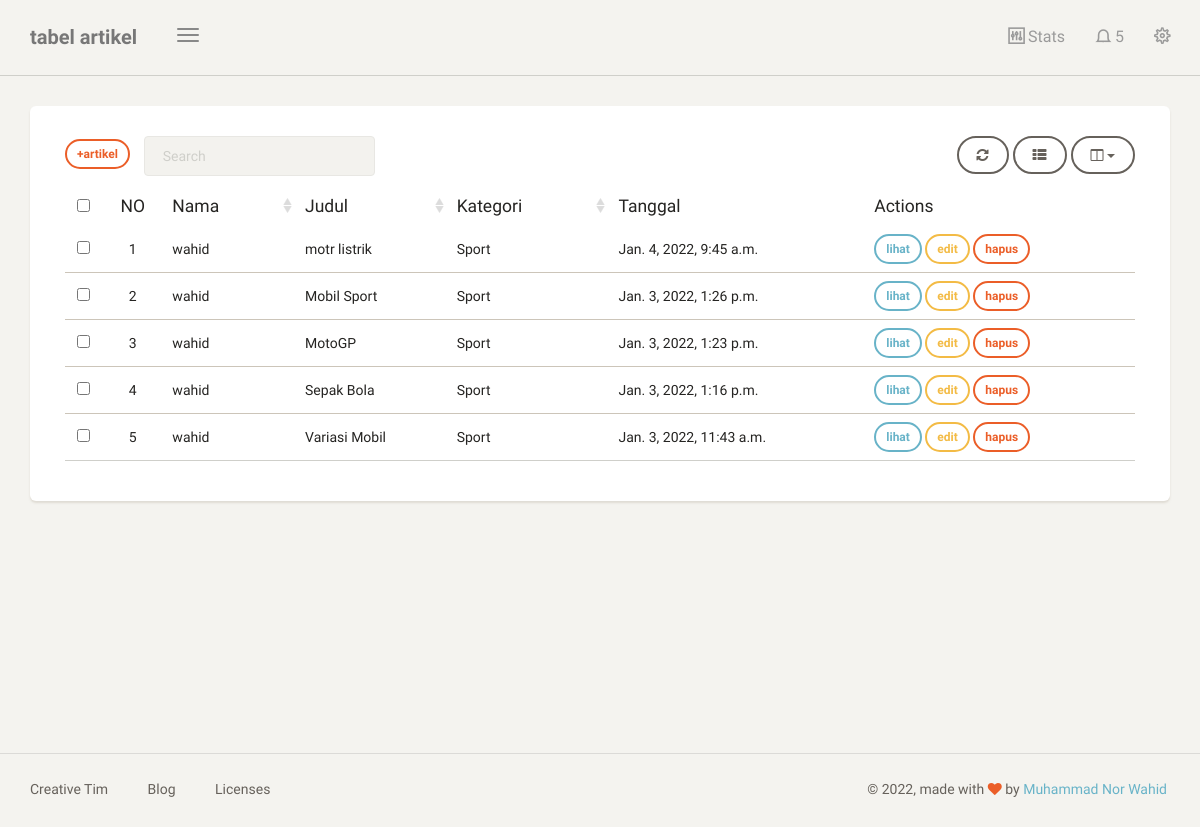
The page /dashboard/artikel/ (signed in) on the database its author committed.
### blog/models.py (models this page shows, shortened)
class Artikel(models.Model):
    nama = models.ForeignKey(User, on_delete=models.CASCADE, blank=True, null=True)
    judul = models.CharField(max_length=100)
    body = RichTextUploadingField(blank=True, null=True,
                                        config_name='special',
                                        external_plugin_resources=[(
                                            'youtube',
                                            '/static/ckeditor_plugins/youtube/youtube/',
                                            'plugin.js',
                                        )],
    )
    kategory = models.ForeignKey(Kategori, on_delete=models.CASCADE)
    date = models.DateTimeField(auto_now_add=True)
    class Meta:
        ordering =['-date']
        verbose_name_plural = "Artikel"

class Kategori(models.Model):
    nama = models.CharField(max_length=20)
    def __str__(self):
        return self.nama
    class Meta:
        verbose_name_plural = "Kategori"

### blog/views.py (the view)
# urls.py: path('artikel/',artikel, name='tabel_artikel'),
@login_required
def artikel(request):
    template_name = "back/tabel_artikel.html"
    artikel = Artikel.objects.filter(nama = request.user)
    context = {
        'title':'tabel artikel',
        'artikel':artikel,
    }
    return render(request, template_name, context)

### templates/back/tabel_artikel.html (shortened to what this page needs)
{% extends 'back/base.html' %} {% block content %}
<div class="content">
    <div class="container-fluid">
        <div class="row">
            <div class="col-md-12">
                <div class="card">
                    <div class="card-content">
                        <div class="toolbar">
                            <a class="btn btn-sm btn-danger" href="{% url 'tambah_artikel' %}">+artikel</a> &nbsp;&nbsp;&nbsp;
                        </div>
                        <table id="bootstrap-table" class="table">
                            <thead>
                                <th data-field="id" class="text-center">NO</th>
                                <th data-field="name" data-sortable="true">Nama</th>
                                <th data-field="salary" data-sortable="true">Judul</th>
                                <th data-field="country" data-sortable="true">Kategori</th>
                                <th data-field="city">Tanggal</th>
                                <th>Actions</th>
                            </thead>
                            <tbody>
                                {% for a in artikel %}
                                <tr>
                                    <td>{{forloop.counter}}</td>
                                    <td>{{a.nama}}</td>
                                    <td>{{a.judul}}</td>
                                    <td>{{a.kategory}}</td>
                                    <td>{{a.date}}</td>
                                    <td>
                                        <a class="btn btn-sm btn-info" href="{% url 'lihat_artikel' a.id %}">lihat</a>
                                        <a class="btn btn-sm btn-warning" href="{% url 'edit_artikel' a.id %}">edit</a>
                                        <a onclick= "return confirm('hapus artikel?');" class="btn btn-sm btn-danger" href="{% url 'delete_artikel' a.id %}">hapus</a>
                                    </td>
                                </tr>
                                {% endfor %}
                            </tbody>
                        </table>
                    </div>
                </div>
            </div>
        </div>
    </div>
</div>
{% endblock content %} {% block js %} {% endblock js %}

### templates/back/base.html (shortened to what this page needs)
{% load static %}
<!doctype html>
<html lang="en">
<head>
    <link href="{% static 'back/css/bootstrap.min.css' %}" rel="stylesheet" />
    <link href="{% static 'back/css/paper-dashboard.css' %}" rel="stylesheet" />
    <link href="{% static 'back/css/demo.css' %}" rel="stylesheet" />
    <link href="https://maxcdn.bootstrapcdn.com/font-awesome/latest/css/font-awesome.min.css" rel="stylesheet">
    <link href="{% static 'back/css/themify-icons.css' %}" rel="stylesheet">
</head>
<body>
    <div class="wrapper">
        <div class="main-panel">
            <nav class="navbar navbar-default">
                <div class="container-fluid">
                    <div class="navbar-header">
                        <button type="button" class="navbar-toggle">
	                        <span class="icon-bar bar1"></span>
	                        <span class="icon-bar bar2"></span>
	                        <span class="icon-bar bar3"></span>
	                    </button>
                        <a class="navbar-brand" href="#datatable">{{title}}</a>
                    </div>
                    <div class="collapse navbar-collapse">
                        <ul class="nav navbar-nav navbar-right">
                            <li>
                                <a href="#stats" class="dropdown-toggle btn-magnify" data-toggle="dropdown">
                                    <i class="ti-panel"></i>
                                    <p>Stats</p>
                                </a>
                            </li>
                            <li class="dropdown">
                                <a href="#notigfications" class="dropdown-toggle" data-toggle="dropdown">
                                    <i class="ti-bell"></i>
                                    <span class="notification">5</span>
                                </a>
                            </li>
                            <li>
                                <a href="#settings" class="btn-rotate">
                                    <i class="ti-settings"></i>
                                </a>
                            </li>
                        </ul>
                    </div>
                </div>
            </nav>
            {% block content %} {% endblock content %}
            <footer class="footer">
                <div class="container-fluid">
                    <nav class="pull-left">
                        <ul>
                            <li>
                                <a href="https://www.creative-tim.com">
	                                Creative Tim
	                            </a>
                            </li>
                            <li>
                                <a href="https://blog.creative-tim.com">
	                               Blog
	                            </a>
                            </li>
                            <li>
                                <a href="https://www.creative-tim.com/license">
	                                Licenses
	                            </a>
                            </li>
                        </ul>
                    </nav>
                    <div class="copyright pull-right">
                        &copy;
                        , made with <i class="fa fa-heart heart"></i> by <a href="#">Muhammad Nor Wahid</a>
                    </div>
                </div>
            </footer>
        </div>
    </div>
</body>
</html>

### templates/back/menu.html (shortened to what this page needs)
{% load static %}

### rows shown on the page
Artikel: nama "wahid", judul "motr listrik", kategory "Sport", date "Jan. 4, 2022, 9:45 a.m."
Artikel: nama "wahid", judul "Mobil Sport", kategory "Sport", date "Jan. 3, 2022, 1:26 p.m."
Artikel: nama "wahid", judul "MotoGP", kategory "Sport", date "Jan. 3, 2022, 1:23 p.m."
Artikel: nama "wahid", judul "Sepak Bola", kategory "Sport", date "Jan. 3, 2022, 1:16 p.m."
Artikel: nama "wahid", judul "Variasi Mobil", kategory "Sport", date "Jan. 3, 2022, 11:43 a.m."

### other values the page prints
{{ title }} "tabel artikel"
